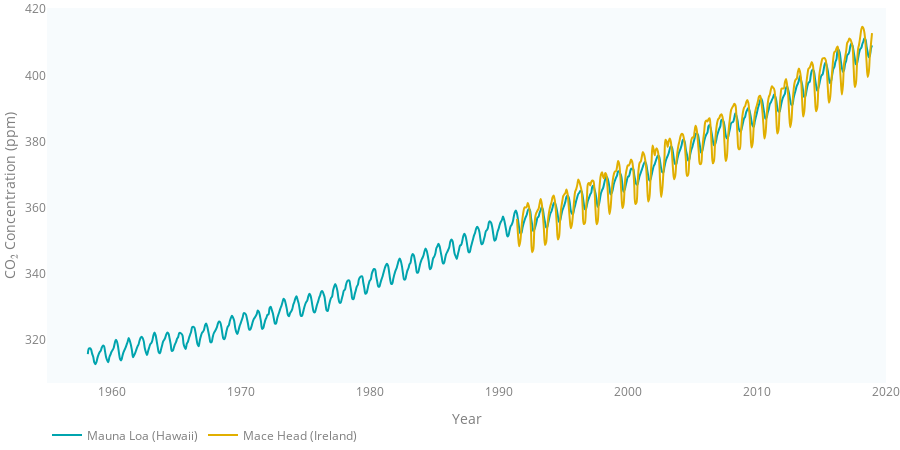

Here is the notebook cell this chart was saved with:
### Code cell
figure_2_18 = make_subplots(specs=[[{'secondary_y': False}]])
figure_2_18.add_trace(MaunaLoa,
            secondary_y=False,)
figure_2_18.add_trace(MaceHead,
            secondary_y=False,)

figure_2_18.update_layout(TIMESERIES_LAYOUT)

figure_2_18.update_yaxes(title_text='CO₂ Concentration (ppm)',
                         showgrid=False,
                         fixedrange=True,
                         showspikes=True,
                        )
figure_2_18.update_xaxes(title_text='Year',
                         range=['1955-01-01', '2020-01-01'],
                         tickformat="%Y",
                         showspikes=True,  
                         spikethickness=2
                        )

figure_2_18.show()

### Figure 1 — Plotly figure (JSON) as saved in the notebook; plotly's stock layout.template omitted (floating-point values rounded to 4 significant figures; data arrays with more than 128 entries replaced by an {"elided": "..."} marker saying what was removed)
{"data": [{"hovertemplate": "%{x|%b %Y}<br><b>Mauna Loa (Hawaii)</b><br>CO₂: %{y:.2f} ppm<extra></extra>", "line": {"color": "#00a4ae", "shape": "spline", "width": 2}, "name": "Mauna Loa (Hawaii)", "type": "scatter", "x": {"elided": "730 str values"}, "xaxis": "x", "y": {"elided": "730 float values"}, "yaxis": "y"}, {"hovertemplate": "%{x|%b %Y}<br><b>Mace Head</b><br>CO₂: %{y:.2f} ppm<extra></extra>", "line": {"color": "#E1AF00", "shape": "spline", "width": 2}, "name": "Mace Head (Ireland)", "type": "scatter", "x": {"elided": "730 str values"}, "xaxis": "x", "y": {"elided": "730 float values"}, "yaxis": "y"}], "layout": {"font": {"color": "#7f7f7f"}, "height": 450, "hovermode": "closest", "legend": {"bgcolor": "rgba(0,0,0,0)", "itemclick": false, "itemdoubleclick": false, "orientation": "h"}, "margin": {"b": 0, "l": 0, "r": 0, "t": 0}, "paper_bgcolor": "rgba(0,0,0,0)", "plot_bgcolor": "#f7fbfd", "xaxis": {"anchor": "y", "domain": [0, 1], "fixedrange": true, "range": ["1955-01-01", "2020-01-01"], "showgrid": false, "showspikes": true, "spikethickness": 2, "tickformat": "%Y", "title": {"text": "Year"}}, "yaxis": {"anchor": "x", "domain": [0, 1], "fixedrange": true, "showgrid": false, "showspikes": true, "title": {"text": "CO₂ Concentration (ppm)"}}}}
